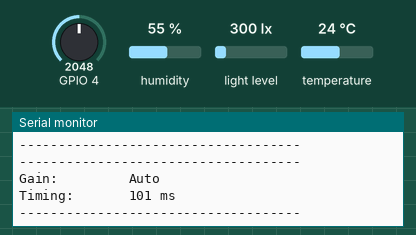
Bench run of a sketch on a simulated ESP32. Parts: the last lines printed to the serial monitor. The test bench sets the inputs (shaded band); at power-on: humidity 55 %, light level 300 lx, GPIO 4 = 2048, temperature 24 °C.

Above: at 1.8 s.
1.9 s: humidity set to 22 %
At 3.2 s:
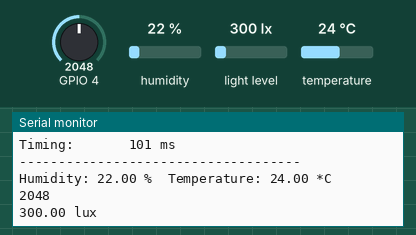
4.9 s: light level set to 40 lx
At 7.6 s:
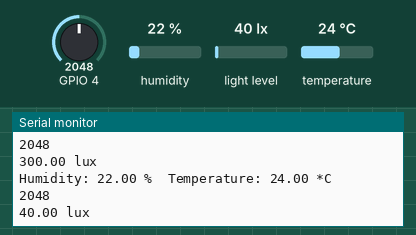
7.9 s: GPIO 4 set to 2866
At 9.9 s:
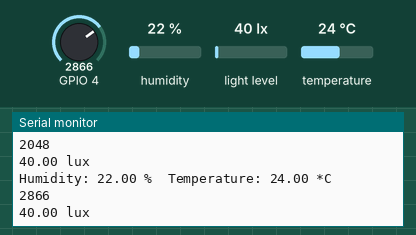
10.9 s: temperature set to 12 °C
At 13.2 s:
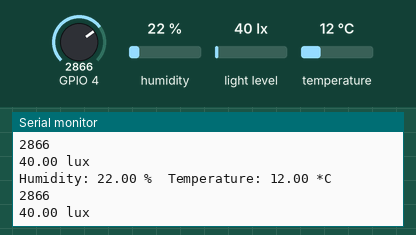
13.9 s: light level set to 500 lx
At 15.5 s:
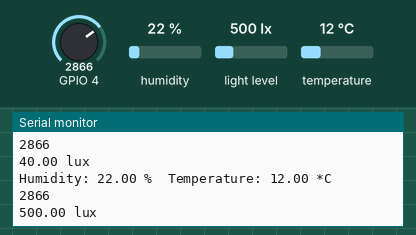
16.9 s: GPIO 4 set to 3972
At 19.9 s:
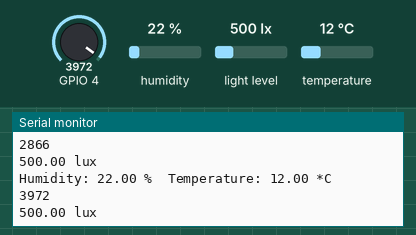
Timing chart, 0 to 20.9 s (numbered marks = the images above; inputs shaded):
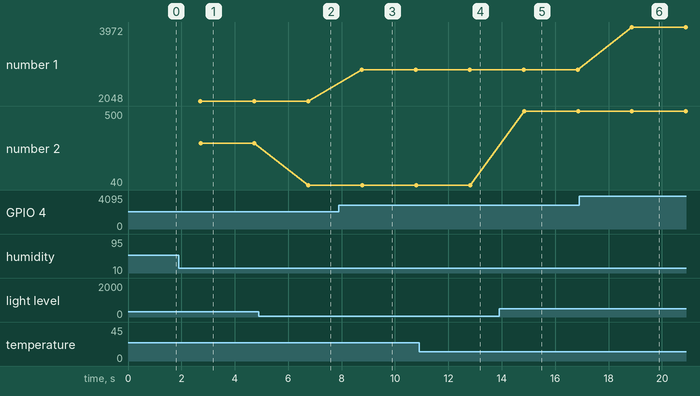

Measured:
- after the input at 1.9 s, the serial monitor: prints a new line after 0.80 s (image 1)
- after the input at 4.9 s, the serial monitor: prints a new line after 1.9 s (image 2)
- after the input at 7.9 s, the serial monitor: prints a new line after 0.86 s (image 3)
- after the input at 10.9 s, the serial monitor: prints a new line after 1.9 s (image 4)
- after the input at 13.9 s, the serial monitor: prints a new line after 0.94 s (image 5)
- after the input at 16.9 s, the serial monitor: prints a new line after 2.0 s (image 6)
- plotted number 1: 2048 → 2866 after the input at 7.9 s, 2866 → 3972 after the input at 16.9 s
- plotted number 2: 300 → 40 after the input at 4.9 s, 40 → 500 after the input at 13.9 s

The sketch:

sensors.ino
```cpp
#include <Wire.h>
#include <Adafruit_Sensor.h>
#include <Adafruit_TSL2561_U.h>
#include "DHT.h"

#define DHTPIN 15
#define DHTTYPE DHT22

DHT dht(DHTPIN, DHTTYPE);

Adafruit_TSL2561_Unified tsl = Adafruit_TSL2561_Unified(TSL2561_ADDR_FLOAT, 12345);

void displaySensorDetails(void)
{
  sensor_t sensor;
  tsl.getSensor(&sensor);
  Serial.println("------------------------------------");
  Serial.print  ("Sensor:       "); Serial.println(sensor.name);
  Serial.print  ("Driver Ver:   "); Serial.println(sensor.version);
  Serial.print  ("Unique ID:    "); Serial.println(sensor.sensor_id);
  Serial.print  ("Max Value:    "); Serial.print(sensor.max_value); Serial.println(" lux");
  Serial.print  ("Min Value:    "); Serial.print(sensor.min_value); Serial.println(" lux");
  Serial.print  ("Resolution:   "); Serial.print(sensor.resolution); Serial.println(" lux");
  Serial.println("------------------------------------");
  Serial.println("");
  delay(500);
}

void configureSensor(void)
{
  /* You can also manually set the gain or enable auto-gain support */
  // tsl.setGain(TSL2561_GAIN_1X);      /* No gain ... use in bright light to avoid sensor saturation */
  // tsl.setGain(TSL2561_GAIN_16X);     /* 16x gain ... use in low light to boost sensitivity */
  tsl.enableAutoRange(true);            /* Auto-gain ... switches automatically between 1x and 16x */

  /* Changing the integration time gives you better sensor resolution (402ms = 16-bit data) */
  //tsl.setIntegrationTime(TSL2561_INTEGRATIONTIME_13MS);      /* fast but low resolution */
  tsl.setIntegrationTime(TSL2561_INTEGRATIONTIME_101MS);  /* medium resolution and speed   */
  // tsl.setIntegrationTime(TSL2561_INTEGRATIONTIME_402MS);  /* 16-bit data but slowest conversions */

  /* Update these values depending on what you've set above! */
  Serial.println("------------------------------------");
  Serial.print  ("Gain:         "); Serial.println("Auto");
  Serial.print  ("Timing:       "); Serial.println("101 ms");
  Serial.println("------------------------------------");
}

void setup() {
  Serial.begin(9600);

  // DHT22 setup
  dht.begin();

  // Luminosity sensor setup
  Wire.begin(17, 16);

  if(!tsl.begin(&Wire))
  {
    /* There was a problem detecting the TSL2561 ... check your connections */
    Serial.print("Ooops, no TSL2561 detected ... Check your wiring or I2C ADDR!");
    while(1);
  }

  displaySensorDetails();
  configureSensor();
}

void loop() {
  // DHT22 readout
  // Wait a few seconds between measurements.
  delay(2000);

  // Reading temperature or humidity takes about 250 milliseconds!
  // Sensor readings may also be up to 2 seconds 'old' (its a very slow sensor)
  float h = dht.readHumidity();
  // Read temperature as Celsius
  float t = dht.readTemperature();

  // Check if any reads failed and exit early (to try again).
  if (isnan(h) || isnan(t)) {
    Serial.println("Failed to read from DHT sensor!");
    return;
  }

  Serial.print("Humidity: ");
  Serial.print(h);
  Serial.print(" %\t");
  Serial.print("Temperature: ");
  Serial.print(t);
  Serial.print(" *C\n");

  // Gas sensor readout
  int gas = analogRead(4);
  Serial.println(gas);

  // Luminosity sensor readout
  sensors_event_t event;
  tsl.getEvent(&event);

  /* Display the results (light is measured in lux) */
  if (event.light)
  {
    Serial.print(event.light); Serial.println(" lux");
  }
  else
  {
    /* If event.light = 0 lux the sensor is probably saturated
       and no reliable data could be generated! */
    Serial.println("Sensor overload");
  }
}
```
